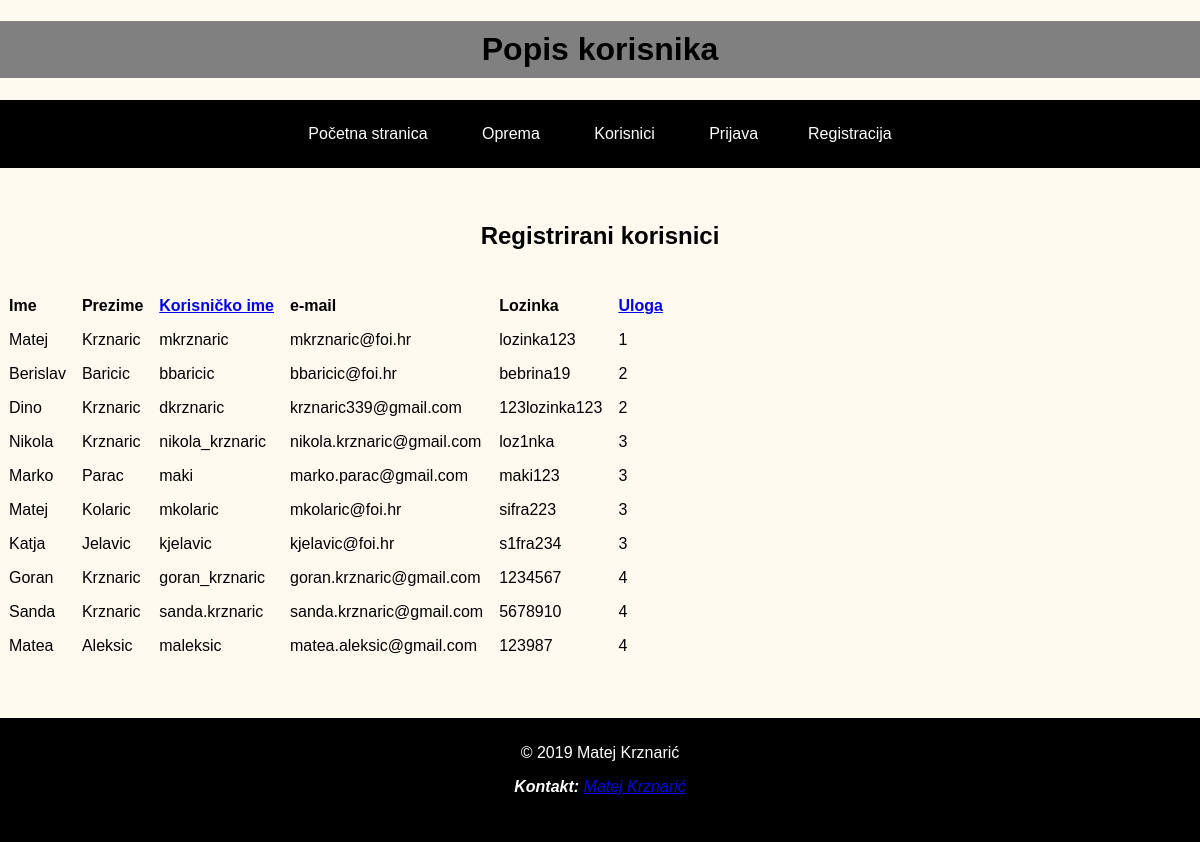
/webdip_projekt/privatno/korisnici.php, run on the app's committed database.
### tables this page shows
CREATE TABLE `korisnik` (
  `id_korisnik` int(11) NOT NULL,
  `ime` varchar(45) NOT NULL,
  `prezime` varchar(45) NOT NULL,
  `korisnicko_ime` varchar(45) NOT NULL,
  `lozinka` varchar(45) NOT NULL,
  `email` varchar(100) NOT NULL,
  `datum_vrijme_registracije` datetime DEFAULT NULL,
  `status` tinyint(4) NOT NULL,
  `uloga_id_uloga` int(11) NOT NULL
);

### webdip_projekt/sesija.class.php (called while the page is built, shortened)
<?php
class Sesija {
    static function dajKorisnika() {
        if (isset($_SESSION[self::KORISNIK])) {
            $korisnik[self::KORISNIK] = $_SESSION[self::KORISNIK];
            $korisnik[self::TIP] = $_SESSION[self::TIP];
        } else {
            return null;
        }
        return $korisnik;
    }
}

### webdip_projekt/baza.class.php (called while the page is built, shortened)
<?php
class Baza {
    private $veza = null;
    function spojiDB() {
        $this->veza = new mysqli(self::server, self::korisnik, self::lozinka, self::baza);
        $this->veza->set_charset("utf8");
        return $this->veza;
    }
    function selectDB($upit) {
        $rezultat = $this->veza->query($upit);
        return $rezultat;
    }
}
?>

### webdip_projekt/privatno/korisnici.php (the view, shortened to what this page needs)
<?php
include ("../baza.class.php");
include("../sesija.class.php");
?>
<!DOCTYPE html>
<html lang="hr">
    <head>
        <link href="../css/mkrznaric.css" rel="stylesheet" type="text/css">
        <link href="../css/mkrznaric_480.css" rel="stylesheet" type="text/css">
        <link href="../css/mkrznaric_ispis.css" media="print" rel="stylesheet" type="text/css">
        <link href="../css/mkrznaric_800.css" rel="stylesheet" type="text/css">
        <link href="../css/mkrznaric_1024.css" rel="stylesheet" type="text/css">
        <link href="../css/mkrznaric_1800.css" rel="stylesheet" type="text/css">
        <link rel="stylesheet" type="text/css" href="https://cdn.datatables.net/s/dt/jq-2.1.4,dt-1.10.10/datatables.min.css"/>
    </head>
    <body>
        <header>
            <h1 id="pocetak_popis">Popis korisnika</h1>
        </header>
        <nav>
            <ul class="nav">
                <li><a href="../index.php">Početna stranica</a></li>
                <li><a href="../oprema.php">Oprema</a></li>
                <li><a href="korisnici.php">Korisnici</a></li>
                <?php
                if (Sesija::dajKorisnika() == null) {
                    echo '<li><a href="../prijava.php">Prijava</a></li>';
                    echo '<li><a href="../registracija.php">Registracija</a></li>';
                } else if (Sesija::dajKorisnika() != null) {
                    if ($tip == "administrator") {
                        echo '<li><a href="../odjava.php">Odjava</a></li>';
                        echo '<li><a href="../dnevnik.php">Dnevnik aktivnosti</a></li>';
                        echo '<li><a href="../VirtualTime.php">Virtualno vrijeme</a></li>';
                        echo '<li><a href="../konfiguracija_sustava.php">Konfiguracija sustava</a></li>';
                        echo '<li><a href="../otkljucavanje_blokiranje.php">Upravljanje korisnicima</a></li>';
                        echo '<li><a href="../DodijeliModeratora.php">Dodijela moderatora</a></li>';
                        echo '<li><a href="../NovaLokacija.php">Nova lokacija</a></li>';
                        echo '<li><a href="../NovaOprema.php">Nova oprema</a></li>';
                    }
                    if ($tip == "moderator") {
                        echo '<li><a href="../odjava.php">Odjava</a></li>';
                    }
                    if ($tip == "registrirani_korisnik") {
                        echo '<li><a href="../odjava.php">Odjava</a></li>';
                    }
                }
                ?>
            </ul>
        </nav>
        <section id="sadrzajtablica">
            <br>
            <h2 id="obrazacnaslov">Registrirani korisnici</h2>
            <br>
            <?php
            $baza = new Baza();
            $baza->spojiDB();
            if (isset($_GET['order'])) {
                $order = $_GET['order'];
            } else {
                $order = 'uloga_id_uloga';
            }
            if (isset($_GET['sort'])) {
                $sort = $_GET['sort'];
            } else {
                $sort = 'ASC';
            }
            $upit = "SELECT ime, prezime, korisnicko_ime, email, lozinka, uloga_id_uloga FROM korisnik ORDER BY $order $sort";
            $sort == 'DESC' ? $sort = 'ASC' : $sort = 'DESC';
            $rs = $baza->selectDB($upit);
            echo"<table id ='table_id'  class='display'>
    <thead>
                <tr>
                    <th class='zaglavlje'>Ime</th>
                    <th class='zaglavlje'>Prezime</th>
                    <th class='zaglavlje'><a href='?order=korisnicko_ime&&sort=$sort'>Korisničko ime</a></th>
                    <th class='zaglavlje'>e-mail</th>
                    <th class='zaglavlje'>Lozinka</th>
                    <th class='zaglavlje'><a href='?order=uloga_id_uloga&&sort=$sort'>Uloga</a></th>
                </tr></thead><tbody>";
            while (list($ime, $prezime, $korisnicko_ime, $email, $lozinka, $uloga) = mysqli_fetch_array($rs)) {
                echo "<tr>\n<td>$ime</td>\n<td>$prezime</td>\n<td>$korisnicko_ime</td>\n<td>$email</td>\n<td>$lozinka</td>\n<td>$uloga</td>\n</tr>";
            }
            echo"</tbody></table>";
            ?>
            <br>
            <br>
            <br>
        </section>
        <footer id="kraj">
            <p>&copy; 2019 Matej Krznarić</p>
            <address><strong>Kontakt:</strong> <a href="mailto:mkrznaric@foi.hr">Matej Krznarić</a></address>
            <br>
            <br>
        </footer>
    </body>
</html>

### webdip_projekt/css/mkrznaric.css (style rules this page uses)
#pocetak_popis { width: auto; padding: 10px; text-align: center; background: gray; -webkit-animation: pozadina 5s infinite; animation: pozadina 5s infinite; }
body { background: floralwhite; color: black; font-family: "Arial"; margin: auto; overflow-x: hidden; }
.nav { background: black; color: white; list-style: none; text-align: center; padding: 25px 0 25px 0; }
.nav > li { display: inline-block; padding: 0 25px 0 25px; }
.nav > li > a { text-decoration: none; color: white; }
#obrazacnaslov { text-align: center; }
td, th { text-align: left; padding: 7px; }
#sadrzajtablica { overflow-x: hidden; }
#kraj { text-align: center; color: white; background: black; padding: 10px; width: auto; position: relative; }

### webdip_projekt/css/mkrznaric_1024.css (style rules this page uses)
@media only screen and (min-width: 1024px) { #pocetak_popis { width: auto; padding: 10px; text-align: center; background: gray; -webkit-animation: pozadina 5s infinite; animation: pozadina 5s infinite; } }
@media only screen and (min-width: 1024px) { body { background: floralwhite; color: black; font-family: "Arial"; margin: auto; overflow-x: hidden; } }
@media only screen and (min-width: 1024px) { .nav { background: black; color: white; list-style: none; text-align: center; padding: 25px 0 25px 0; } }
@media only screen and (min-width: 1024px) { .nav > li { display: inline-block; padding: 0 25px 0 25px; } }
@media only screen and (min-width: 1024px) { .nav > li > a { text-decoration: none; color: white; } }
@media only screen and (min-width: 1024px) { #obrazacnaslov { text-align: center; } }
@media only screen and (min-width: 1024px) { td, th { text-align: left; padding: 7px; } }
@media only screen and (min-width: 1024px) { #sadrzajtablica { overflow-x: hidden; } }
@media only screen and (min-width: 1024px) { #kraj { text-align: center; color: white; background: black; padding: 10px; width: auto; position: relative; } }

### data on the page
korisnik: ime "Matej", prezime "Krznaric", korisnicko_ime "mkrznaric", email "mkrznaric@foi.hr", lozinka "lozinka123", uloga_id_uloga "1"
korisnik: ime "Berislav", prezime "Baricic", korisnicko_ime "bbaricic", email "bbaricic@foi.hr", lozinka "bebrina19", uloga_id_uloga "2"
korisnik: ime "Dino", prezime "Krznaric", korisnicko_ime "dkrznaric", email "krznaric339@gmail.com", lozinka "123lozinka123", uloga_id_uloga "2"
korisnik: ime "Nikola", prezime "Krznaric", korisnicko_ime "nikola_krznaric", email "nikola.krznaric@gmail.com", lozinka "loz1nka", uloga_id_uloga "3"
korisnik: ime "Marko", prezime "Parac", korisnicko_ime "maki", email "marko.parac@gmail.com", lozinka "maki123", uloga_id_uloga "3"
korisnik: ime "Matej", prezime "Kolaric", korisnicko_ime "mkolaric", email "mkolaric@foi.hr", lozinka "sifra223", uloga_id_uloga "3"
korisnik: ime "Katja", prezime "Jelavic", korisnicko_ime "kjelavic", email "kjelavic@foi.hr", lozinka "s1fra234", uloga_id_uloga "3"
korisnik: ime "Goran", prezime "Krznaric", korisnicko_ime "goran_krznaric", email "goran.krznaric@gmail.com", lozinka "1234567", uloga_id_uloga "4"
korisnik: ime "Sanda", prezime "Krznaric", korisnicko_ime "sanda.krznaric", email "sanda.krznaric@gmail.com", lozinka "5678910", uloga_id_uloga "4"
korisnik: ime "Matea", prezime "Aleksic", korisnicko_ime "maleksic", email "matea.aleksic@gmail.com", lozinka "123987", uloga_id_uloga "4"
